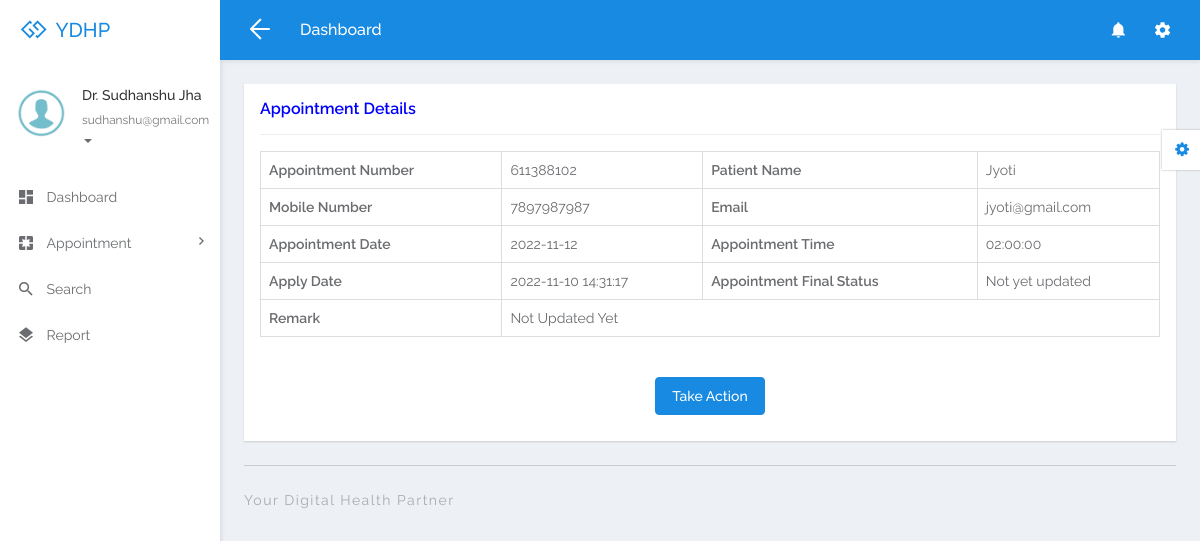
The page /doctor/view-appointment-detail.php?editid=4 (signed in) on the database its author committed.
### tables this page shows
CREATE TABLE `tbldoctor` (
  `ID` int(5) NOT NULL,
  `FullName` varchar(250) DEFAULT NULL,
  `MobileNumber` bigint(10) DEFAULT NULL,
  `Email` varchar(250) DEFAULT NULL,
  `Specialization` varchar(250) DEFAULT NULL,
  `Password` varchar(259) DEFAULT NULL,
  `CreationDate` timestamp NULL DEFAULT current_timestamp()
);

CREATE TABLE `tblappointment` (
  `ID` int(10) NOT NULL,
  `AppointmentNumber` int(10) DEFAULT NULL,
  `Name` varchar(250) DEFAULT NULL,
  `MobileNumber` bigint(20) DEFAULT NULL,
  `Email` varchar(250) DEFAULT NULL,
  `AppointmentDate` date DEFAULT NULL,
  `AppointmentTime` time DEFAULT NULL,
  `Specialization` varchar(250) DEFAULT NULL,
  `Doctor` int(10) DEFAULT NULL,
  `Message` mediumtext DEFAULT NULL,
  `ApplyDate` timestamp NULL DEFAULT current_timestamp(),
  `Remark` varchar(250) DEFAULT NULL,
  `Status` varchar(250) DEFAULT NULL,
  `UpdationDate` timestamp NULL DEFAULT NULL ON UPDATE current_timestamp()
);

### doctor/view-appointment-detail.php (the view, shortened to what this page needs)
<?php
include('includes/dbconnection.php');
if (strlen($_SESSION['damsid']==0)) {
  header('location:logout.php');
  } else{
  ?>
<!DOCTYPE html>
<html lang="en">
<head>
	<link rel="stylesheet" href="libs/bower/font-awesome/css/font-awesome.min.css">
	<link rel="stylesheet" href="libs/bower/material-design-iconic-font/dist/css/material-design-iconic-font.css">
	<link rel="stylesheet" href="libs/bower/animate.css/animate.min.css">
	<link rel="stylesheet" href="libs/bower/fullcalendar/dist/fullcalendar.min.css">
	<link rel="stylesheet" href="libs/bower/perfect-scrollbar/css/perfect-scrollbar.css">
	<link rel="stylesheet" href="assets/css/bootstrap.css">
	<link rel="stylesheet" href="assets/css/core.css">
	<link rel="stylesheet" href="assets/css/app.css">
</head>
<body class="menubar-left menubar-unfold menubar-light theme-primary">
<?php include_once('includes/header.php');?>
<?php include_once('includes/sidebar.php');?>
<main id="app-main" class="app-main">
  <div class="wrap">
	<section class="app-content">
		<div class="row">
			<div class="col-md-12">
				<div class="widget">
					<header class="widget-header">
						<h4 class="widget-title" style="color: blue">Appointment Details</h4>
					</header>
					<hr class="widget-separator">
					<div class="widget-body">
						<div class="table-responsive">
							<?php
                  $eid=$_GET['editid'];
$sql="SELECT * from tblappointment  where ID=:eid";
$query = $dbh -> prepare($sql);
$query-> bindParam(':eid', $eid, PDO::PARAM_STR);
$query->execute();
$results=$query->fetchAll(PDO::FETCH_OBJ);
$cnt=1;
if($query->rowCount() > 0)
{
foreach($results as $row)
{               ?>
							<table border="1" class="table table-bordered mg-b-0">
                                            <tr>
    <th>Appointment Number</th>
    <td><?php  echo $aptno=($row->AppointmentNumber);?></td>
    <th>Patient Name</th>
    <td><?php  echo $row->Name;?></td>
  </tr>
  <tr>
    <th>Mobile Number</th>
    <td><?php  echo $row->MobileNumber;?></td>
    <th>Email</th>
    <td><?php  echo $row->Email;?></td>
  </tr>
   <tr>
    <th>Appointment Date</th>
    <td><?php  echo $row->AppointmentDate;?></td>
    <th>Appointment Time</th>
    <td><?php  echo $row->AppointmentTime;?></td>
  </tr>
  <tr>
    <th>Apply Date</th>
    <td><?php  echo $row->ApplyDate;?></td>
     <th>Appointment Final Status</th>
    <td colspan="4"> <?php  $status=$row->Status;
if($row->Status=="")
{
  echo "Not yet updated";
}
     ;?></td>
  </tr>
   <tr>
<th >Remark</th>
 <?php if($row->Remark==""){ ?>
                     <td colspan="3"><?php echo "Not Updated Yet"; ?></td>
<?php } else { ?>                  <td colspan="3"> <?php  echo htmlentities($row->Remark);?>
                  </td>
                  <?php } ?>
  </tr>
<?php $cnt=$cnt+1;}} ?>
</table>
<br>
<?php
if ($status=="" ){
?>
<p align="center"  style="padding-top: 20px">
 <button class="btn btn-primary waves-effect waves-light w-lg" data-toggle="modal" data-target="#myModal">Take Action</button></p>
<?php } ?>
					</div>
				</div>
			</div>
		</div>
	</section>
</div>
  <?php include_once('includes/footer.php');?>
</main>
<?php include_once('includes/customizer.php');?>
</body>
</html>
<?php }  ?>

### doctor/includes/sidebar.php (shortened to what this page needs)
<aside id="menubar" class="menubar light">
  <div class="app-user">
    <div class="media">
      <div class="media-left">
        <div class="avatar avatar-md avatar-circle">
          <a href="javascript:void(0)"><img class="img-responsive" src="assets/images/images.png" alt="avatar"/></a>
        </div>
      </div>
      <div class="media-body">
        <div class="foldable">
          <?php
$eid=$_SESSION['damsid'];
$sql="SELECT FullName,Email from  tbldoctor where ID=:eid";
$query = $dbh -> prepare($sql);
$query->bindParam(':eid',$eid,PDO::PARAM_STR);
$query->execute();
$results=$query->fetchAll(PDO::FETCH_OBJ);
foreach($results as $row)
{
$email=$row->Email;
$fname=$row->FullName;
}   ?>
          <h5><a href="javascript:void(0)" class="username"><?php  echo $fname ;?></a></h5>
          <ul>
            <li class="dropdown">
              <a href="javascript:void(0)" class="dropdown-toggle usertitle" data-toggle="dropdown" aria-haspopup="true" aria-expanded="false">
                <small><?php  echo $email;?></small>
                <span class="caret"></span>
              </a>
            </li>
          </ul>
        </div>
      </div>
    </div>
  </div>
  <div class="menubar-scroll">
    <div class="menubar-scroll-inner">
      <ul class="app-menu">
        <li class="has-submenu">
          <a href="dashboard.php">
            <i class="menu-icon zmdi zmdi-view-dashboard zmdi-hc-lg"></i>
            <span class="menu-text">Dashboard</span>
          </a>
        </li>
       <li class="has-submenu">
          <a href="javascript:void(0)" class="submenu-toggle">
            <i class="menu-icon zmdi zmdi-pages zmdi-hc-lg"></i>
            <span class="menu-text">Appointment</span>
            <i class="menu-caret zmdi zmdi-hc-sm zmdi-chevron-right"></i>
          </a>
        </li>
        <li>
          <a href="search.php">
            <i class="menu-icon zmdi zmdi-search zmdi-hc-lg"></i>
            <span class="menu-text">Search</span>
          </a>
        </li>
        <li>
          <a href="appointment-bwdates.php">
            <i class="menu-icon zmdi zmdi-layers zmdi-hc-lg"></i>
            <span class="menu-text">Report</span>
          </a>
        </li>
      </ul>
    </div>
  </div>
</aside>

### rows shown on the page
tbldoctor: FullName "Dr. Sudhanshu Jha", Email "sudhanshu@gmail.com"
tblappointment: AppointmentNumber "611388102", Name "Jyoti", MobileNumber "7897987987", Email "jyoti@gmail.com", AppointmentDate "2022-11-12", AppointmentTime "02:00:00", ApplyDate "2022-11-10 14:31:17", shows "Not yet updated", shows "Not Updated Yet"
